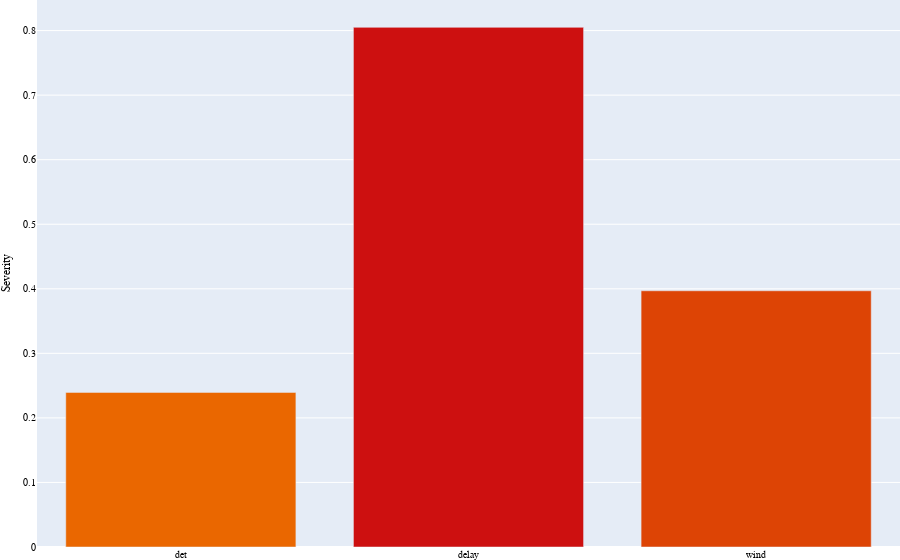

The cell this chart's notebook holds for it:
### Markdown cell above
Determine which factor affects more Severity: Communication Delay , Wind

### Code cell
a=['det','delay','wind']
b=[0.2395, 0.805, 0.3969]
c = ['#ea6700','#cd1010','#dd4405']
fig = go.Figure(data=[
    go.Bar(name='90 deg/s - 20 m/s', x=a, y=b, marker_color=c)])

fig.update_layout( margin=go.layout.Margin(
        l=0, #left margin
        r=0, #right margin
        b=0, #bottom margin
        t=0  #top margin
    ),
    #xaxis_title="Time (s)",
    yaxis_title="Severity",
    #legend_title="sUAS turning rate and air speed",
    font=dict(
        family="Helvetica",
        size=10,
        color="Black"))
fig.write_image("images/factors.pdf")
fig.show()

### Figure 1 — Plotly figure (JSON) as saved in the notebook; plotly's stock layout.template omitted (floating-point values rounded to 4 significant figures)
{"data": [{"marker": {"color": ["#ea6700", "#cd1010", "#dd4405"]}, "name": "90 deg/s - 20 m/s", "type": "bar", "x": ["det", "delay", "wind"], "y": [0.2395, 0.805, 0.3969]}], "layout": {"autosize": true, "font": {"color": "Black", "family": "Helvetica", "size": 10}, "margin": {"b": 0, "l": 0, "r": 0, "t": 0}, "xaxis": {"autorange": true, "range": [-0.5, 2.5], "type": "category"}, "yaxis": {"autorange": true, "range": [0, 0.8474], "title": {"text": "Severity"}, "type": "linear"}}}
